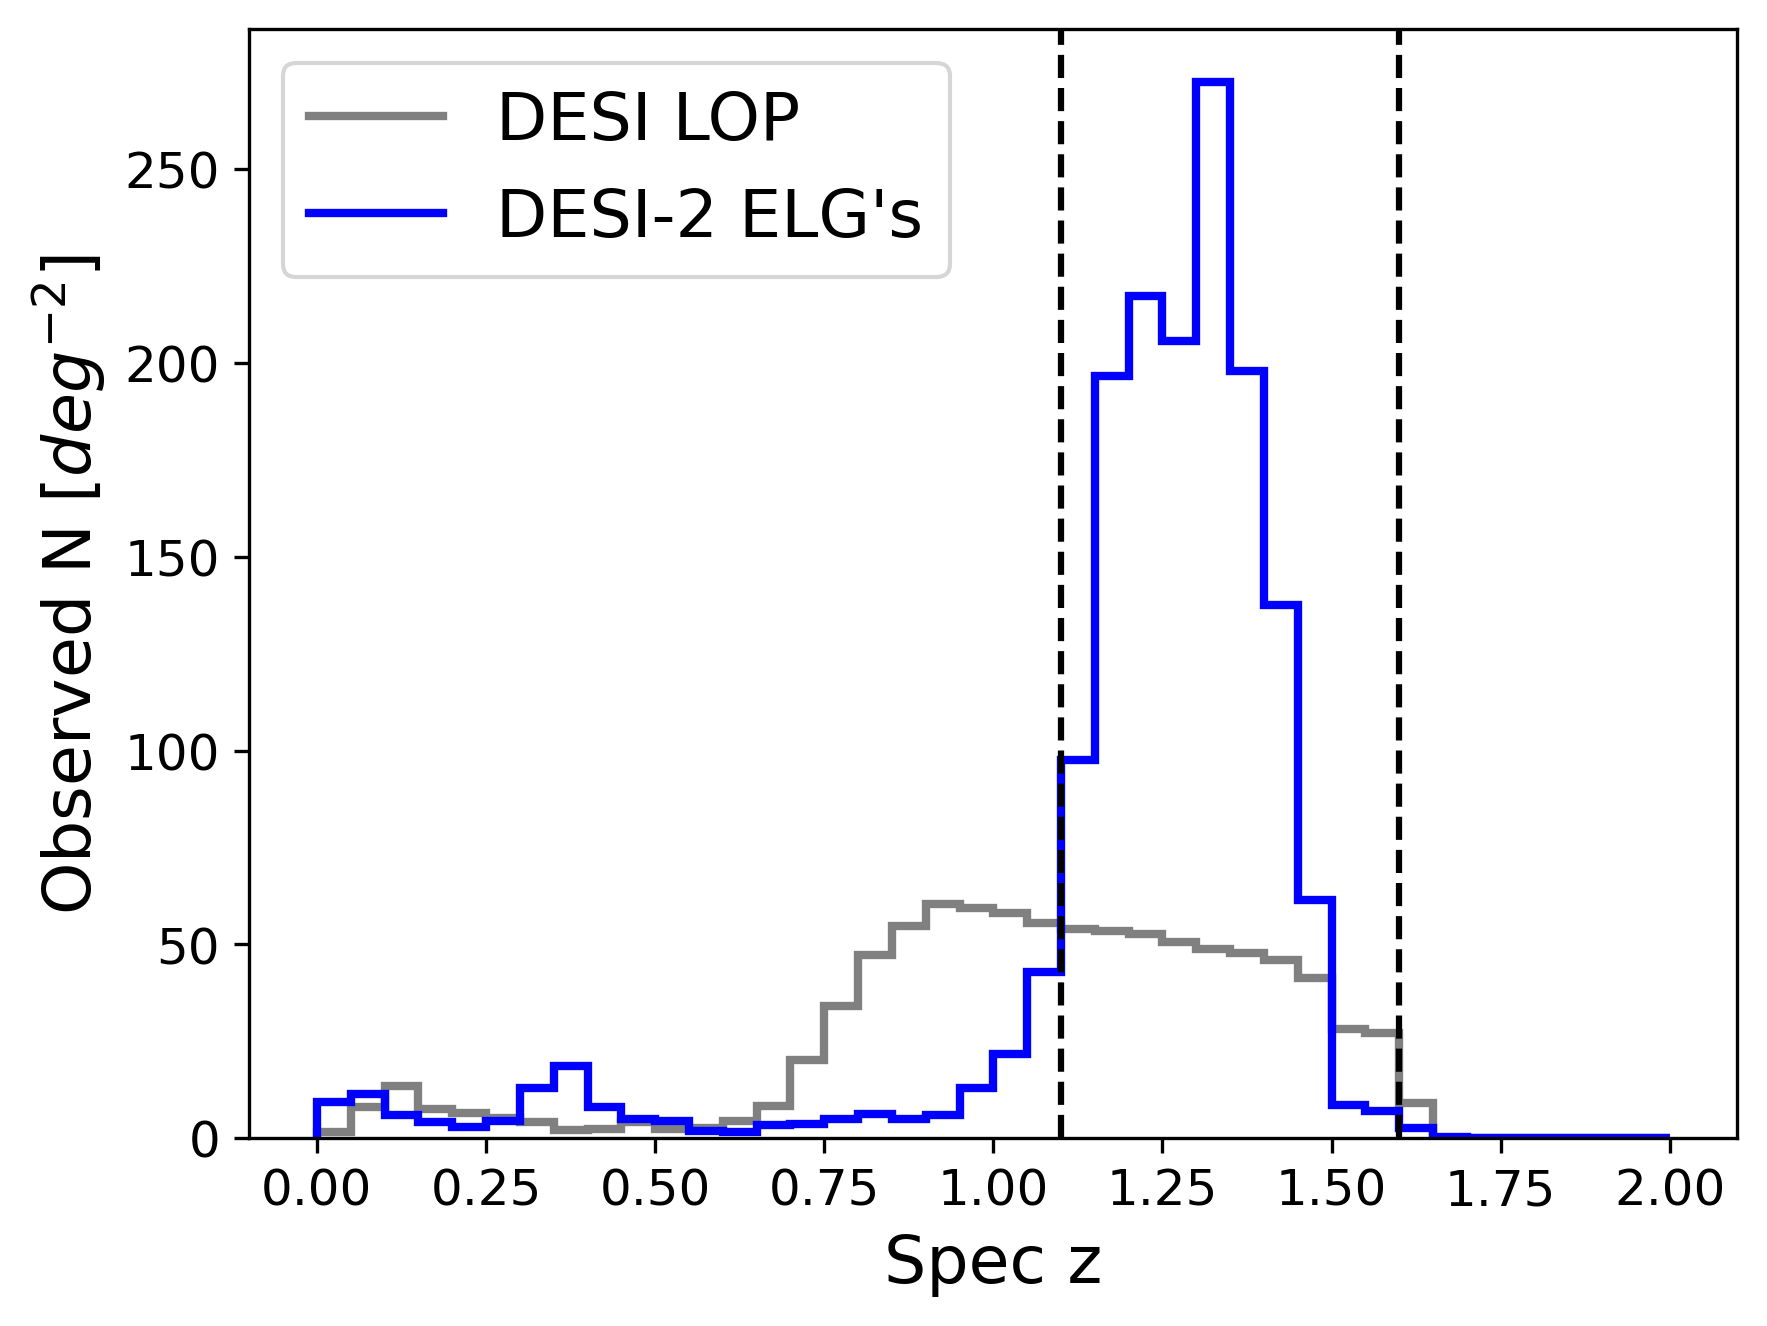

Generate this figure with Python:
#Imports 
import numpy as np 
from matplotlib import pyplot as plt 
from astropy import units as u 
from astropy import table
from astropy.table import hstack
from astropy.coordinates import SkyCoord

#load in catalogs 
dir_in = '/Users/yokisalcedo/Desktop/Emission-Line-Galaxy-Target-Selection/data/'   
dir_out = '/Users/yokisalcedo/Desktop/Emission-Line-Galaxy-Target-Selection/' # the directory where the output of this notebook will be stored
# Upload the main catalogue
hsc_cat = table.Table.read(dir_in+'HSC.fits',format='fits',hdu=1)

def flux_to_mag(flux):
    return -2.5*np.log10(flux*1e-9) + 8.90
# extinction corrected mags (extinction is negligible for XMM-LSS)
hsc_cat["i_mag"] = flux_to_mag(hsc_cat["i_cmodel_flux"])-hsc_cat["a_i"]
hsc_cat["r_mag"] = flux_to_mag(hsc_cat["r_cmodel_flux"])-hsc_cat["a_r"]
hsc_cat["z_mag"] = flux_to_mag(hsc_cat["z_cmodel_flux"])-hsc_cat["a_z"]
hsc_cat["g_mag"] = flux_to_mag(hsc_cat["g_cmodel_flux"])-hsc_cat["a_g"]
hsc_cat["y_mag"] = flux_to_mag(hsc_cat["y_cmodel_flux"])-hsc_cat["a_y"]
hsc_cat["i_fiber_mag"] = flux_to_mag(hsc_cat["i_fiber_flux"])-hsc_cat["a_i"]
hsc_cat["i_fiber_tot_mag"] = flux_to_mag(hsc_cat["i_fiber_tot_flux"])-hsc_cat["a_i"]
hsc_cat["g_fiber_mag"] = flux_to_mag(hsc_cat["g_fiber_flux"])-hsc_cat["a_g"]
hsc_cat["g_fiber_tot_mag"] = flux_to_mag(hsc_cat["g_fiber_tot_flux"])-hsc_cat["a_g"]
hsc_cat["r_fiber_mag"] = flux_to_mag(hsc_cat["r_fiber_flux"])-hsc_cat["a_r"]
hsc_cat["r_fiber_tot_mag"] = flux_to_mag(hsc_cat["r_fiber_tot_flux"])-hsc_cat["a_r"]
    
## Quality cuts
# valid I-band flux
mask = np.isfinite(hsc_cat["i_cmodel_flux"]) & (hsc_cat["i_cmodel_flux"]>0)
#cmodel fit not failed
mask &= (~hsc_cat["i_cmodel_flag"])
#General Failure Flag
mask &= (~hsc_cat["i_sdsscentroid_flag"])
mask &= np.isfinite(hsc_cat["g_cmodel_flux"]) & (hsc_cat["g_cmodel_flux"]>0)
#cmodel fit not failed
mask &= (~hsc_cat["g_cmodel_flag"])
#General Failure Flag
mask &= (~hsc_cat["g_sdsscentroid_flag"])
mask &= np.isfinite(hsc_cat["r_cmodel_flux"]) & (hsc_cat["r_cmodel_flux"]>0)
#cmodel fit not failed
mask &= (~hsc_cat["r_cmodel_flag"])
#General Failure Flag
mask &= (~hsc_cat["r_sdsscentroid_flag"])
mask &= np.isfinite(hsc_cat["y_cmodel_flux"]) & (hsc_cat["y_cmodel_flux"]>0)
#cmodel fit not failed
mask &= (~hsc_cat["y_cmodel_flag"])
#General Failure Flag
mask &= (~hsc_cat["y_sdsscentroid_flag"])
mask &= np.isfinite(hsc_cat["z_cmodel_flux"]) & (hsc_cat["z_cmodel_flux"]>0)
#cmodel fit not failed
mask &= (~hsc_cat["z_cmodel_flag"])
#General Failure Flag
mask &= (~hsc_cat["z_sdsscentroid_flag"])
hsc_cat = hsc_cat[mask]

#load in specz cataloges 
tert = table.Table.read('/Users/yokisalcedo/Desktop/Emission-Line-Galaxy-Target-Selection/data/all_elgs.fits',format='fits',hdu=1)
#cleaning specz catalog
elgmask = tert['TERTIARY_TARGET'] == 'ELG'
fiber_status = tert['COADD_FIBERSTATUS'] == 0 
exposure = tert['TSNR2_LRG']*12.15
tmask = exposure > 200
ysh = tert['YSH'] == True
t_mask = np.logical_and.reduce((tmask, fiber_status, elgmask, ysh))
elgs = tert[t_mask]

#merge both hsc_cat and elgs catalogs, this combined catalog will be used to tweak the cuts and check our redshift distribution
ra_elg = elgs['TARGET_RA']
dec_elg = elgs['TARGET_DEC']
ra_hsc = hsc_cat['ra']
dec_hsc = hsc_cat['dec']
hsc_coord = SkyCoord(ra_hsc*u.degree, dec_hsc*u.degree)
elg_coord = SkyCoord(ra_elg*u.degree, dec_elg*u.degree)
idx_h, d2d_h, d3d_h = elg_coord.match_to_catalog_sky(hsc_coord)
dmask = d2d_h.arcsec < 0.000001
combined_cat = hstack([elgs, hsc_cat[idx_h]])[dmask]

#Masking with snr and chi2 cuts for combined_cat
o2_snr_comb = combined_cat['OII_FLUX']*np.sqrt(combined_cat['OII_FLUX_IVAR'])   
chi2_comb = combined_cat['DELTACHI2']
snr_mask_comb = o2_snr_comb > 10**(0.9 - 0.2*np.log10(chi2_comb))
snr_mask_comb = np.logical_or(snr_mask_comb, chi2_comb > 25)
snr_mask_comb_fail =~ snr_mask_comb

#Defining our specz and final cuts for our optimized sample
rishift = 0
iyshift = 0.049852473473876335
izmin = 0.35643
gfiblim = 24.26703632751025

spectro_z = combined_cat['Z'][snr_mask_comb]
color_mask = np.logical_and((combined_cat['r_mag'][snr_mask_comb] - combined_cat['i_mag'][snr_mask_comb] < combined_cat['i_mag'][snr_mask_comb] - combined_cat['y_mag'][snr_mask_comb] - 0.19 + rishift),
                             (combined_cat['i_mag'][snr_mask_comb] - combined_cat['y_mag'][snr_mask_comb] > 0.35 + iyshift))
color_mask &= (combined_cat['i_mag'][snr_mask_comb] - combined_cat['z_mag'][snr_mask_comb]) > izmin
ccuts = np.logical_and(color_mask, combined_cat['g_fiber_mag'][snr_mask_comb] < gfiblim) 

#load in the desi ELG distributions to plot against our final distribution
data = table.Table.read('/Users/yokisalcedo/Desktop/Emission-Line-Galaxy-Target-Selection/desi_elg_ts_zenodo/main-800coaddefftime1200-nz-zenodo.ecsv', format='ascii.ecsv')
data.colnames
zmin = data['ZMIN']
zmax = data['ZMAX']
lop_north = data['ELG_LOP_NORTH']
lop_south_decal = data['ELG_LOP_SOUTH_DECALS']
lop_south_des = data[ 'ELG_LOP_SOUTH_DES']
vlo_north = data['ELG_VLO_NORTH']
vlo_south_decal = data['ELG_VLO_SOUTH_DECALS']
vlo_south_des = data['ELG_VLO_SOUTH_DES']
lop_desi = data['ELG_LOP_DESI']
vlo_desi = data['ELG_VLO_DESI']
# - {AREA_NORTH: 4400}
# - {AREA_SOUTH_DECALS: 8500}
# - {AREA_SOUTH_DES: 1100}
weightedavg = (lop_north * 4400 + lop_south_decal * 8500 + lop_south_des * 1100 )/(14000)

#normalize
values, edges = np.histogram(spectro_z[ccuts], bins = np.linspace(0,2,41))
wrongnorm = np.sum(values)
rightnorm = (1601.8044)
normhist = values * (rightnorm/wrongnorm)

#plot
fig, ax = plt.subplots()
ax.stairs(weightedavg, edges, linewidth = 2, color = 'grey', label = 'DESI LOP')
ax.stairs(normhist, edges, linewidth = 2, color = 'blue', label = "DESI-2 ELG's")
ax.axvline(x = 1.1,ls= '--', color='black')
ax.axvline(x = 1.60,ls= '--', color='black')
ax.xaxis.set_tick_params(labelsize = 12)
ax.yaxis.set_tick_params(labelsize = 12)
ax.set_xlabel('Spec z', fontsize = 16)
ax.set_ylabel('Observed N [$deg^{-2}$]', fontsize = 16)
ax.legend(loc = 'upper left', fontsize = 16)
plt.savefig('/Users/yokisalcedo/Desktop/Emission-Line-Galaxy-Target-Selection/script_figure/desi1_desi2_elgs.png', dpi = 300, bbox_inches='tight' )

